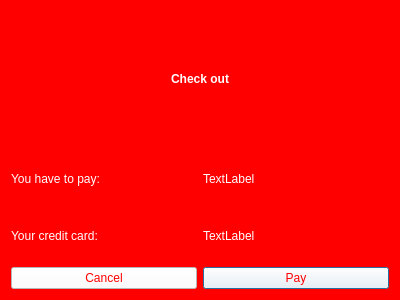
<?xml version="1.0" encoding="UTF-8"?>
<ui version="4.0">
 <class>Checkout</class>
 <widget class="QDialog" name="Checkout">
  <property name="geometry">
   <rect>
    <x>0</x>
    <y>0</y>
    <width>400</width>
    <height>300</height>
   </rect>
  </property>
  <property name="windowTitle">
   <string>Dialog</string>
  </property>
  <property name="styleSheet">
   <string notr="true">background-color: red;
color: white;</string>
  </property>
  <layout class="QHBoxLayout" name="horizontalLayout">
   <item>
    <layout class="QVBoxLayout" name="verticalLayout">
     <item>
      <widget class="QLabel" name="label">
       <property name="text">
        <string>&lt;html&gt;&lt;head/&gt;&lt;body&gt;&lt;p align=&quot;center&quot;&gt;&lt;span style=&quot; font-weight:600;&quot;&gt;Check out&lt;/span&gt;&lt;/p&gt;&lt;/body&gt;&lt;/html&gt;</string>
       </property>
      </widget>
     </item>
     <item>
      <layout class="QGridLayout" name="gridLayout">
       <item row="3" column="1">
        <widget class="QPushButton" name="pushButton_2">
         <property name="styleSheet">
          <string notr="true">background-color: white;
color: red;</string>
         </property>
         <property name="text">
          <string>Pay</string>
         </property>
        </widget>
       </item>
       <item row="0" column="0">
        <widget class="QLabel" name="label_2">
         <property name="text">
          <string>You have to pay:</string>
         </property>
        </widget>
       </item>
       <item row="3" column="0">
        <widget class="QPushButton" name="pushButton">
         <property name="styleSheet">
          <string notr="true">background-color: white;
color: red;</string>
         </property>
         <property name="text">
          <string>Cancel</string>
         </property>
        </widget>
       </item>
       <item row="0" column="1">
        <widget class="QLabel" name="label_3">
         <property name="text">
          <string>TextLabel</string>
         </property>
        </widget>
       </item>
       <item row="1" column="1">
        <widget class="QLabel" name="label_5">
         <property name="text">
          <string>TextLabel</string>
         </property>
        </widget>
       </item>
       <item row="1" column="0">
        <widget class="QLabel" name="label_4">
         <property name="text">
          <string>Your credit card:</string>
         </property>
        </widget>
       </item>
      </layout>
     </item>
    </layout>
   </item>
  </layout>
 </widget>
 <resources/>
 <connections/>
</ui>
